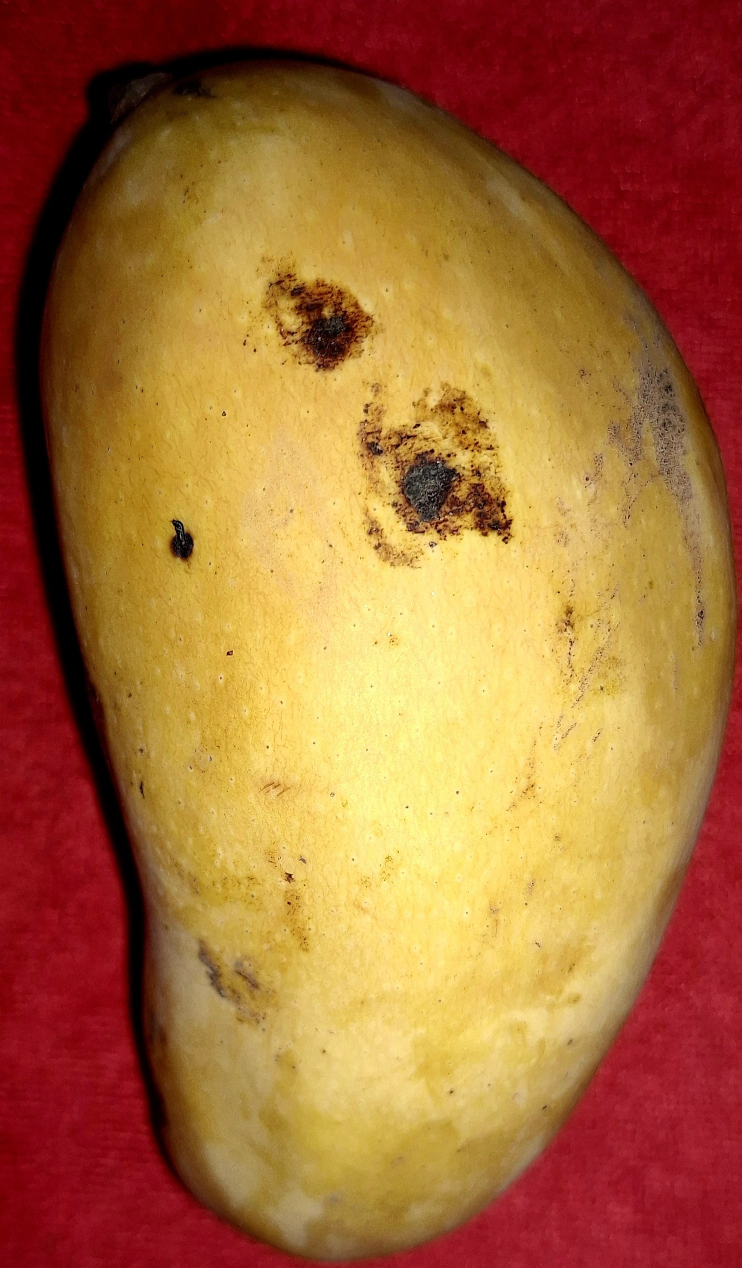
#> input picture CNN_Disease/disease-data/train/anthracnose/20250710_185343.jpg, 1484 x 2535 px (shown at 1/2 size); its folder holds only this picture in this run
$ python preprocess.py
#> lines starting #> are read from the running program, lines starting #| are printed output that depends on the picture
import os
import cv2
from tqdm import tqdm

# Input and output folder paths
INPUT_DIR = "disease-data/train"
OUTPUT_DIR = "processed-data/train"
TARGET_SIZE = (320, 320)

# CLAHE setup
clahe = cv2.createCLAHE(clipLimit=2.0, tileGridSize=(8, 8))

# Create output structure
classes = ["anthracnose", "healthy", "sap-burn"]
for cls in classes:
    os.makedirs(os.path.join(OUTPUT_DIR, cls), exist_ok=True)

# Process images
for cls in classes:
    input_folder = os.path.join(INPUT_DIR, cls)
    output_folder = os.path.join(OUTPUT_DIR, cls)

    for img_name in tqdm(os.listdir(input_folder), desc=f"Processing {cls}"):
        try:
            img_path = os.path.join(input_folder, img_name)
            img = cv2.imread(img_path)
#> img is the input picture: shape (2535, 1484, 3); mean B, G, R 55.6, 107.3, 166.5

            if img is None:
                continue

            # Convert to grayscale
            gray = cv2.cvtColor(img, cv2.COLOR_BGR2GRAY)
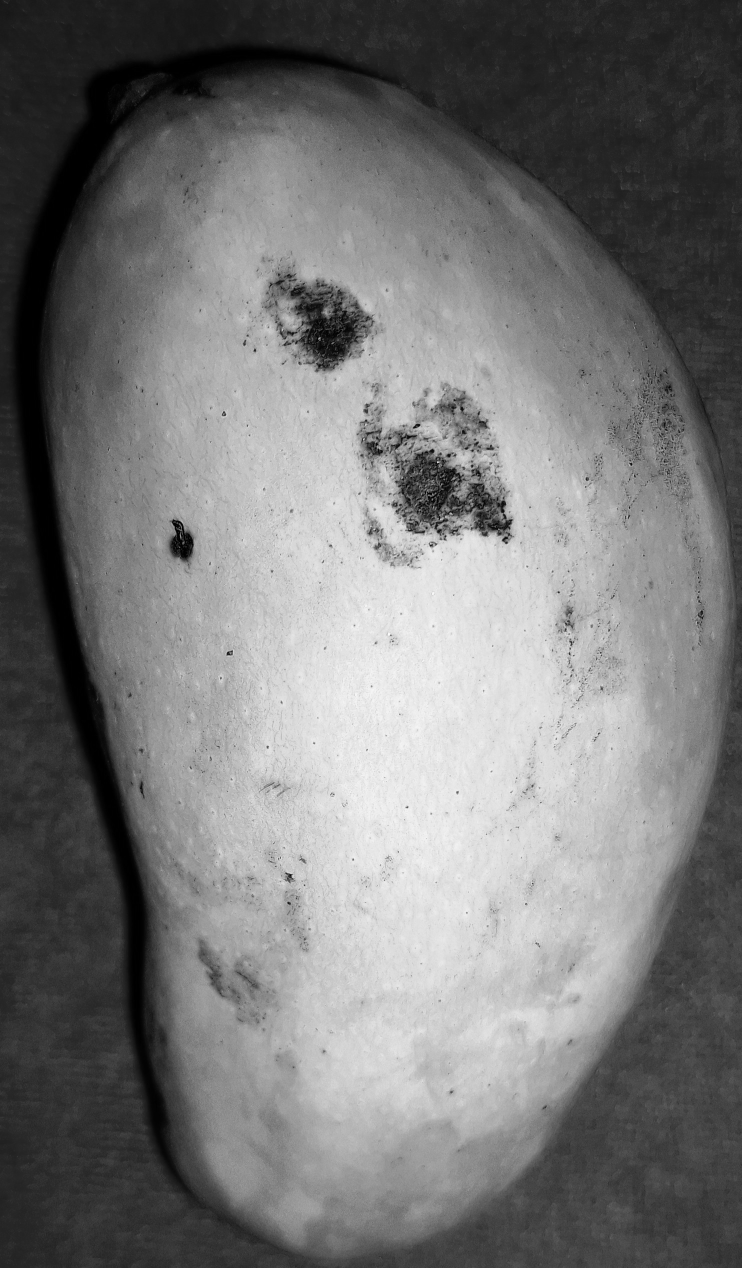
#> gray: shape (2535, 1484) (shown at 1/2 size); min 0, max 252, mean 119.1

            # Apply CLAHE
            enhanced = clahe.apply(gray)
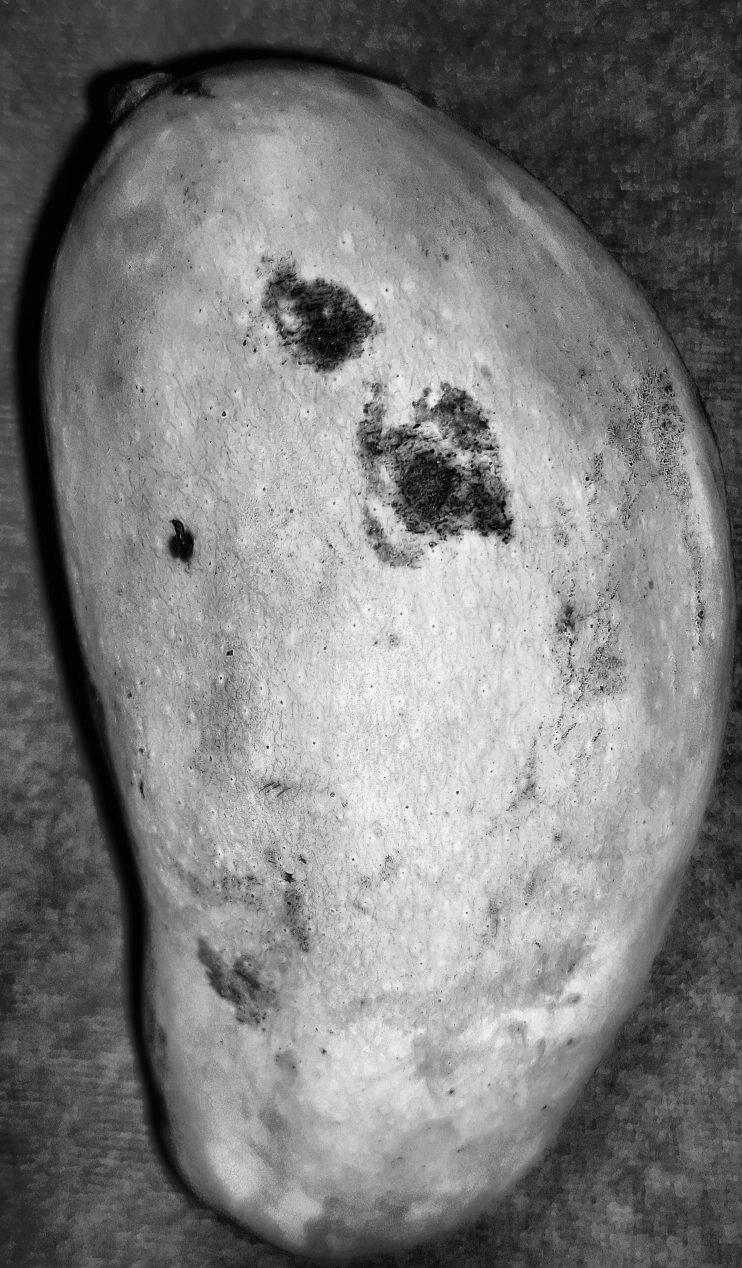
#> enhanced: shape (2535, 1484) (shown at 1/2 size); min 0, max 253, mean 123.8

            # Resize
            resized = cv2.resize(enhanced, TARGET_SIZE)
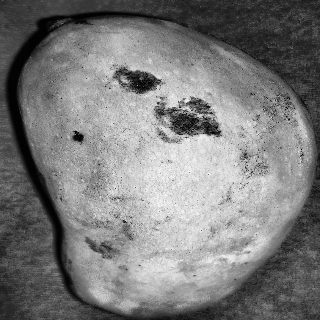
#> resized: shape (320, 320); min 1, max 248, mean 123.6

            # Save processed image
            save_path = os.path.join(output_folder, img_name)
            cv2.imwrite(save_path, resized)
        except Exception as e:
            print(f"Error processing {img_name}: {e}")
#> pass 2 of the loop `for cls in classes:`:
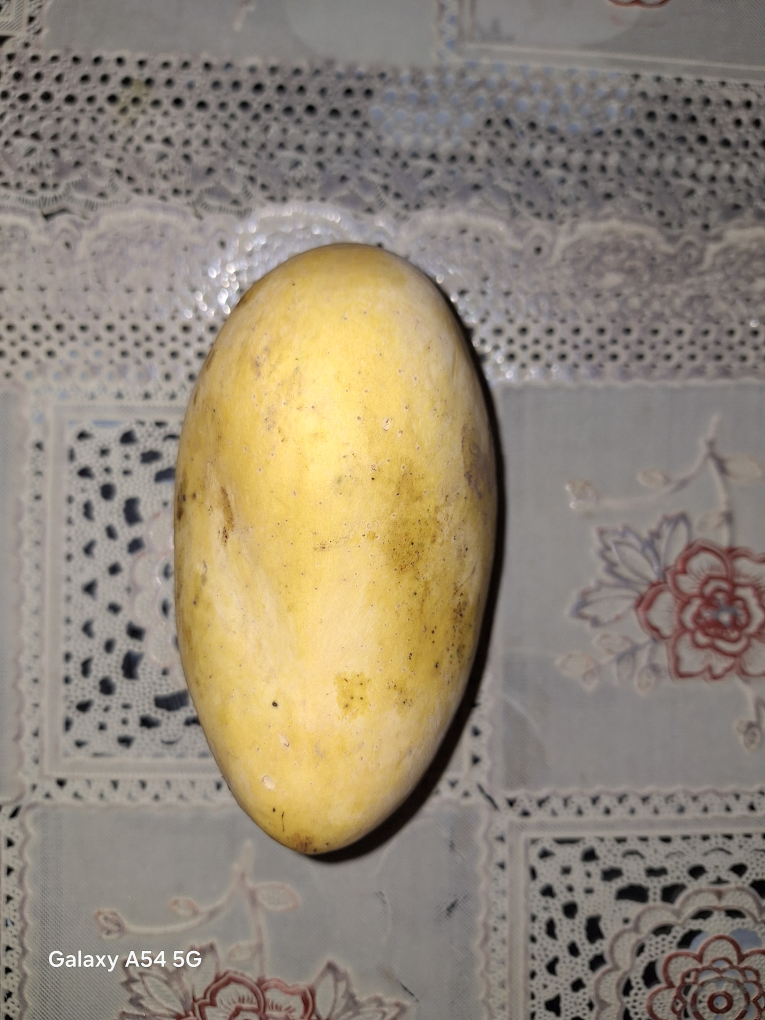
#> input picture CNN_Disease/disease-data/train/healthy/20250717_190211.jpg, 3060 x 4080 px (shown at 1/4 size)
#> img is the input picture: shape (4080, 3060, 3); mean B, G, R 118, 134.5, 145.7
#> gray: shape (4080, 3060)
#> `enhanced = clahe.apply(gray)`:
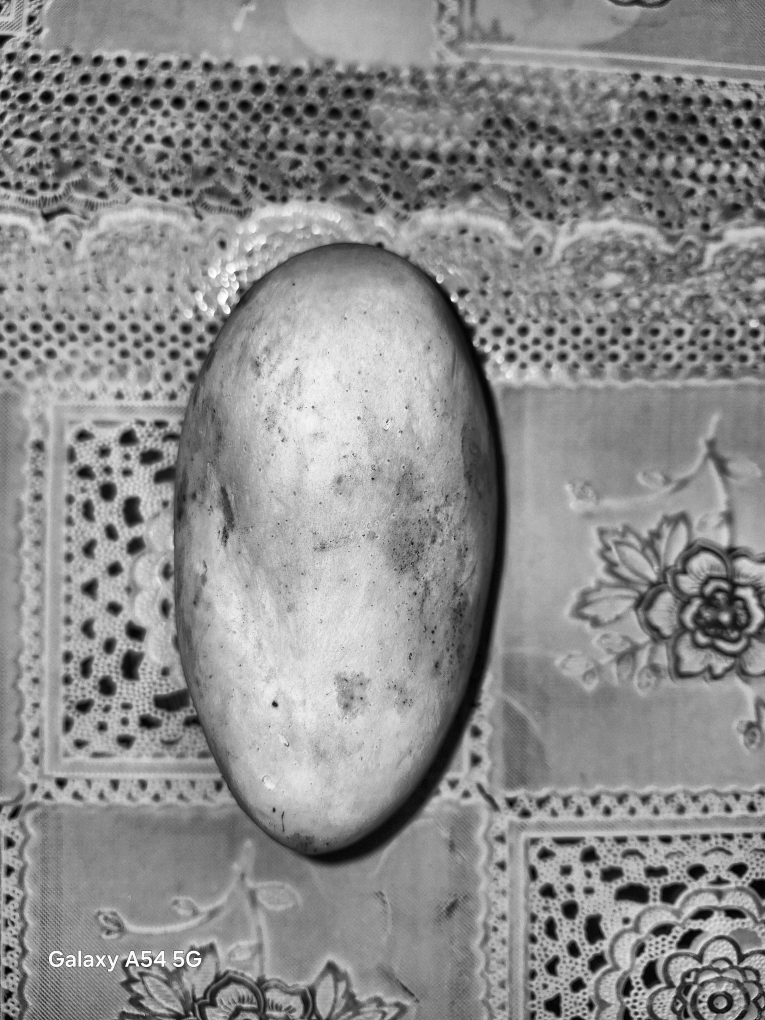
#> enhanced: shape (4080, 3060) (shown at 1/4 size); min 0, max 255, mean 139.9
#> `resized = cv2.resize(enhanced, TARGET_SIZE)`:
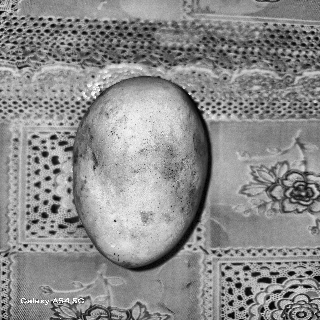
#> resized: shape (320, 320); min 1, max 255, mean 139.8
#> (the run stopped early here; a loop or call above may not have finished)
